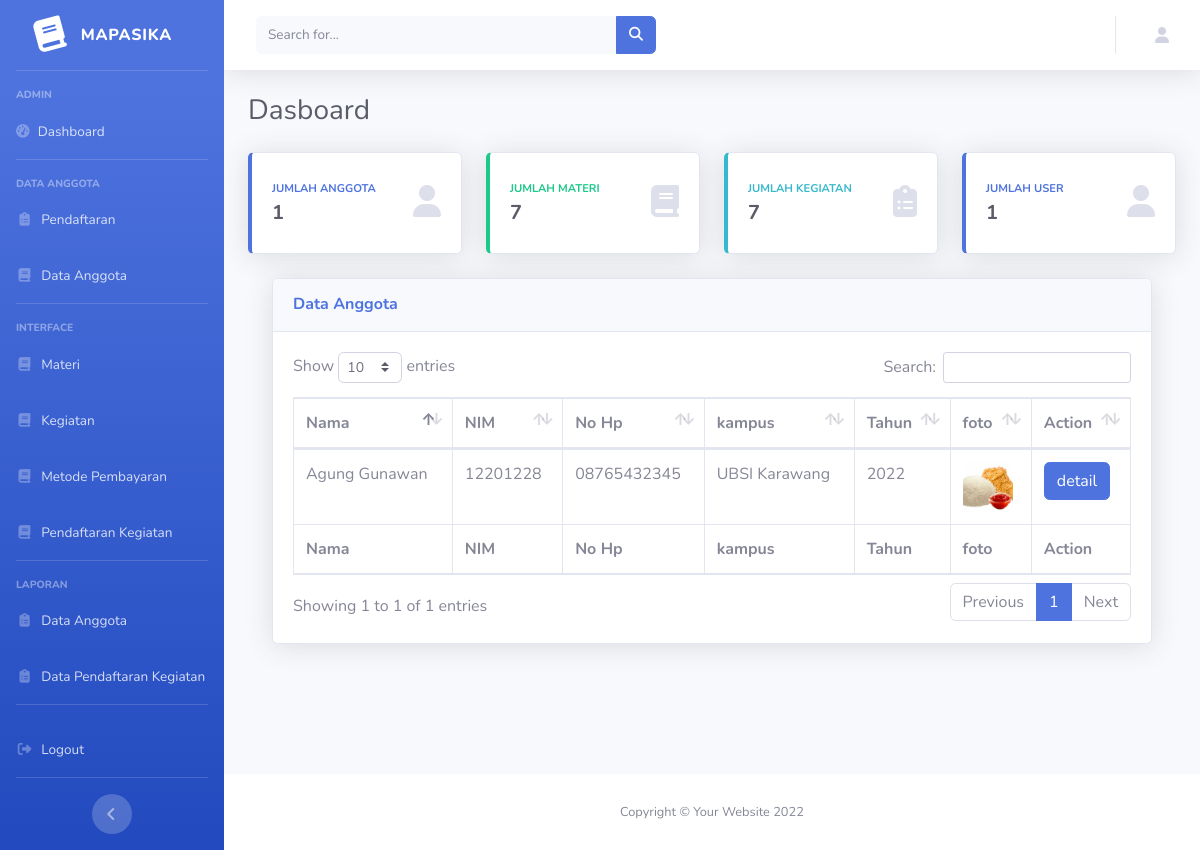
Screenshot of /index.php/admin with the database file from the repository.
### tables this page shows
CREATE TABLE `user` (
  `id_user` int(11) NOT NULL,
  `nama` varchar(30) NOT NULL,
  `email` varchar(128) NOT NULL,
  `password` varchar(257) NOT NULL,
  `role_id` int(1) NOT NULL,
  `is_active` int(1) NOT NULL,
  `date_create` int(11) NOT NULL
);

CREATE TABLE `anggota` (
  `id_user` int(11) NOT NULL,
  `nama_lengkap` varchar(30) NOT NULL,
  `tempat_lahir` varchar(30) NOT NULL,
  `tgl_lahir` date NOT NULL,
  `nim` char(8) NOT NULL,
  `kampus` varchar(30) NOT NULL,
  `alamat` text NOT NULL,
  `nomer_hp` char(13) NOT NULL,
  `berat_badan` char(3) NOT NULL,
  `tinggi_badan` char(3) NOT NULL,
  `jenis_kelamin` char(1) NOT NULL,
  `riwayat_penyakit` char(20) NOT NULL,
  `obat_riwayat_penyakit` char(20) NOT NULL,
  `foto` char(30) NOT NULL,
  `jabatan` varchar(30) NOT NULL
);

### application/controllers/Admin.php (called while the page is built, shortened)
<?php
class Admin extends CI_Controller {
  public function __construct(){
      $this->load->model('ModelUser');
      $this->load->model('ModelKegiatan');
      $this->load->library('form_validation');
    }
    public function index() {
        $data['judul'] = 'Dasboard';
        $data['user'] = $this->ModelUser->cekData(['email' => $this->session->userdata('email')])->row_array();
        $data['anggota'] = $this->ModelUser->cekData(['role_id' => 3])->num_rows();
        $data['user1'] = $this->ModelUser->cekData(['role_id' => 1])->num_rows();
        $data['kegiatan'] = $this->ModelKegiatan->count()->num_rows();
        $data['materi'] = $this->ModelUser->count()->num_rows();
        $data['daftar_anggota'] = $this->ModelUser->cekData(['role_id' => 3])->result_array();
        $this->load->view('templates/admin_header', $data);
        $this->load->view('templates/admin_sidebar', $data);
        $this->load->view('templates/admin_topbar', $data);
        $this->load->view('admin/index', $data);
        $this->load->view('templates/admin_footer');
    }
}

### index.php (called while the page is built, shortened)
<?php
require_once BASEPATH.'core/CodeIgniter.php';

### application/models/ModelUser.php (called while the page is built, shortened)
<?php
class ModelUser extends CI_Model
{
    public function cekDaftar($where = null)
    {
        return $this->db->get_where('anggota', $where);
    }
    public function cekData($where = null)
    {
        return $this->db->get_where('user', $where);
    }
}

### application/views/admin/index.php (the view, shortened to what this page needs)
    <div class="container-fluid">
        <h1 class="h3 mb-4 text-gray-800">Dasboard</h1>
        <div class="row">
            <div class="col-xl-3 col-md-6 mb-4">
                <div class="card border-left-primary shadow h-100 py-2">
                    <div class="card-body">
                        <div class="row no-gutters align-items-center">
                            <div class="col mr-2">
                                <div class="text-xs font-weight-bold text-primary text-uppercase mb-1">
                                    Jumlah Anggota</div>
                                <div class="h5 mb-0 font-weight-bold text-gray-800"><?= $anggota; ?></div>
                            </div>
                            <div class="col-auto">
                                <i class="fas fa-user fa-2x text-gray-300"></i>
                            </div>
                        </div>
                    </div>
                </div>
            </div>
            <div class="col-xl-3 col-md-6 mb-4">
                <div class="card border-left-success shadow h-100 py-2">
                    <div class="card-body">
                        <div class="row no-gutters align-items-center">
                            <div class="col mr-2">
                                <div class="text-xs font-weight-bold text-success text-uppercase mb-1">
                                    Jumlah Materi</div>
                                <div class="h5 mb-0 font-weight-bold text-gray-800"><?= $materi; ?></div>
                            </div>
                            <div class="col-auto">
                                <i class="fas fa-book fa-2x text-gray-300"></i>
                            </div>
                        </div>
                    </div>
                </div>
            </div>
            <div class="col-xl-3 col-md-6 mb-4">
                <div class="card border-left-info shadow h-100 py-2">
                    <div class="card-body">
                        <div class="row no-gutters align-items-center">
                            <div class="col mr-2">
                                <div class="text-xs font-weight-bold text-info text-uppercase mb-1">
                                  Jumlah kegiatan
                                </div>
                                <div class="row no-gutters align-items-center">
                                  <div class="col mr-2">
                                      <div class="h5 mb-0 font-weight-bold text-gray-800"><?= $kegiatan; ?></div>
                                  </div>
                                </div>
                            </div>
                            <div class="col-auto">
                                <i class="fas fa-clipboard-list fa-2x text-gray-300"></i>
                            </div>
                        </div>
                    </div>
                </div>
            </div>
            <div class="col-xl-3 col-md-6 mb-4">
                <div class="card border-left-primary shadow h-100 py-2">
                    <div class="card-body">
                        <div class="row no-gutters align-items-center">
                            <div class="col mr-2">
                                <div class="text-xs font-weight-bold text-primary text-uppercase mb-1">
                                    Jumlah user</div>
                                <div class="h5 mb-0 font-weight-bold text-gray-800"><?= $user1; ?></div>
                            </div>
                            <div class="col-auto">
                                <i class="fas fa-user fa-2x text-gray-300"></i>
                            </div>
                        </div>
                    </div>
                </div>
            </div>
        </div>
        <div class="container-fluid">
            <div class="card shadow mb-4">
                <div class="card-header py-3">
                    <h6 class="m-0 font-weight-bold text-primary">Data Anggota</h6>
                </div>
                <div class="card-body">
                    <div class="table-responsive">
                        <table class="table table-bordered" id="dataTable" width="100%" cellspacing="0">
                            <thead>
                              <tr>
                                  <th>Nama</th>
                                  <th>NIM</th>
                                  <th>No Hp</th>
                                  <th>kampus</th>
                                  <th>Tahun</th>
                                  <th>foto</th>
                                  <th>Action</th>
                              </tr>
                            </thead>
                            <tfoot>
                                <tr>
                                    <th>Nama</th>
                                    <th>NIM</th>
                                    <th>No Hp</th>
                                    <th>kampus</th>
                                    <th>Tahun</th>
                                    <th>foto</th>
                                    <th>Action</th>
                                </tr>
                            </tfoot>
                            <tbody>
                              <?php foreach ($daftar_anggota as $da):
                                $user = $this->ModelUser->cekDaftar(['id_user' => $da['id_user']])->row_array();
                                ?>
                                <tr>
                                    <td><?= $user['nama_lengkap']; ?></td>
                                    <td><?= $user['nim']; ?></td>
                                    <td><?= $user['nomer_hp']; ?></td>
                                    <td><?= $user['kampus']; ?></td>
                                    <td><?= date('Y',$da['date_create']); ?></td>
                                    <td><img style="width: 50px; height: 50px;" src="<?= base_url('assets/img/') . $user['foto']; ?>"</td>
                                    <td>
                                      <a href="<?= base_url('admin/detail/') . $da['id_user']; ?>" class="btn btn-primary">detail</a>
                                    </td>
                                </tr>
                              <?php endforeach; ?>
                            </tbody>
                        </table>
                    </div>
                </div>
            </div>
        </div>
    </div>
</div>

### rows the page displays
user: anggota.nama_lengkap "Agung Gunawan", anggota.nim "12201228", anggota.nomer_hp "08765432345", anggota.kampus "UBSI Karawang", date_create "2022", anggota.foto (picture)

### other values shown
$anggota "1"
$materi "7"
$kegiatan "7"
$user1 "1"
